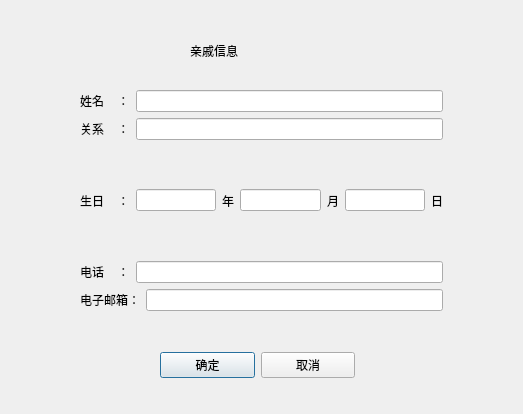
<?xml version="1.0" encoding="UTF-8"?>
<ui version="4.0">
 <class>RtInfoDlg</class>
 <widget class="QDialog" name="RtInfoDlg">
  <property name="geometry">
   <rect>
    <x>0</x>
    <y>0</y>
    <width>523</width>
    <height>414</height>
   </rect>
  </property>
  <property name="windowTitle">
   <string>Dialog</string>
  </property>
  <widget class="QWidget" name="layoutWidget">
   <property name="geometry">
    <rect>
     <x>80</x>
     <y>90</y>
     <width>363</width>
     <height>221</height>
    </rect>
   </property>
   <layout class="QVBoxLayout" name="verticalLayout">
    <item>
     <layout class="QHBoxLayout" name="horizontalLayout">
      <item>
       <widget class="QLabel" name="label">
        <property name="text">
         <string>姓名    ：</string>
        </property>
       </widget>
      </item>
      <item>
       <widget class="QLineEdit" name="namelineEdit">
        <property name="maxLength">
         <number>30</number>
        </property>
       </widget>
      </item>
     </layout>
    </item>
    <item>
     <layout class="QHBoxLayout" name="horizontalLayout_2">
      <item>
       <widget class="QLabel" name="label_2">
        <property name="text">
         <string>关系    ：</string>
        </property>
       </widget>
      </item>
      <item>
       <widget class="QLineEdit" name="generationlineEdit">
        <property name="maxLength">
         <number>30</number>
        </property>
       </widget>
      </item>
     </layout>
    </item>
    <item>
     <layout class="QHBoxLayout" name="horizontalLayout_3">
      <item>
       <widget class="QLabel" name="label_3">
        <property name="text">
         <string>生日    ：</string>
        </property>
       </widget>
      </item>
      <item>
       <widget class="QLineEdit" name="birthyearlineEdit">
        <property name="contextMenuPolicy">
         <enum>Qt::DefaultContextMenu</enum>
        </property>
       </widget>
      </item>
      <item>
       <widget class="QLabel" name="label_7">
        <property name="text">
         <string>年</string>
        </property>
       </widget>
      </item>
      <item>
       <widget class="QLineEdit" name="birthmonthlineEdit"/>
      </item>
      <item>
       <widget class="QLabel" name="label_8">
        <property name="text">
         <string>月</string>
        </property>
       </widget>
      </item>
      <item>
       <widget class="QLineEdit" name="birthdaylineEdit"/>
      </item>
      <item>
       <widget class="QLabel" name="label_9">
        <property name="text">
         <string>日</string>
        </property>
       </widget>
      </item>
     </layout>
    </item>
    <item>
     <layout class="QHBoxLayout" name="horizontalLayout_4">
      <item>
       <widget class="QLabel" name="label_4">
        <property name="text">
         <string>电话    ：</string>
        </property>
       </widget>
      </item>
      <item>
       <widget class="QLineEdit" name="calllineEdit">
        <property name="maxLength">
         <number>30</number>
        </property>
       </widget>
      </item>
     </layout>
    </item>
    <item>
     <layout class="QHBoxLayout" name="horizontalLayout_5">
      <item>
       <widget class="QLabel" name="label_5">
        <property name="text">
         <string>电子邮箱：</string>
        </property>
       </widget>
      </item>
      <item>
       <widget class="QLineEdit" name="emaillineEdit">
        <property name="maxLength">
         <number>30</number>
        </property>
       </widget>
      </item>
     </layout>
    </item>
   </layout>
  </widget>
  <widget class="QWidget" name="layoutWidget_2">
   <property name="geometry">
    <rect>
     <x>160</x>
     <y>350</y>
     <width>195</width>
     <height>30</height>
    </rect>
   </property>
   <layout class="QHBoxLayout" name="horizontalLayout_6">
    <item>
     <widget class="QPushButton" name="yesBtn">
      <property name="text">
       <string>确定</string>
      </property>
     </widget>
    </item>
    <item>
     <widget class="QPushButton" name="cancelBtn">
      <property name="text">
       <string>取消</string>
      </property>
     </widget>
    </item>
   </layout>
  </widget>
  <widget class="QLabel" name="label_6">
   <property name="geometry">
    <rect>
     <x>190</x>
     <y>30</y>
     <width>131</width>
     <height>41</height>
    </rect>
   </property>
   <property name="styleSheet">
    <string notr="true">font: 20pt &quot;张海山锐线体简&quot;;</string>
   </property>
   <property name="text">
    <string>亲戚信息</string>
   </property>
  </widget>
 </widget>
 <resources/>
 <connections>
  <connection>
   <sender>cancelBtn</sender>
   <signal>clicked()</signal>
   <receiver>RtInfoDlg</receiver>
   <slot>reject()</slot>
   <hints>
    <hint type="sourcelabel">
     <x>307</x>
     <y>364</y>
    </hint>
    <hint type="destinationlabel">
     <x>261</x>
     <y>206</y>
    </hint>
   </hints>
  </connection>
 </connections>
</ui>
